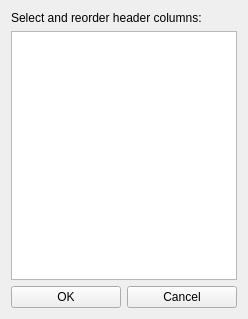
<?xml version="1.0" encoding="UTF-8"?>
<ui version="4.0">
 <class>Form</class>
 <widget class="QWidget" name="Form">
  <property name="geometry">
   <rect>
    <x>0</x>
    <y>0</y>
    <width>248</width>
    <height>319</height>
   </rect>
  </property>
  <property name="windowTitle">
   <string>Form</string>
  </property>
  <layout class="QVBoxLayout" name="verticalLayout">
   <item>
    <widget class="QLabel" name="label">
     <property name="text">
      <string>Select and reorder header columns:</string>
     </property>
    </widget>
   </item>
   <item>
    <widget class="QListWidget" name="listWidget">
     <property name="horizontalScrollBarPolicy">
      <enum>Qt::ScrollBarAlwaysOff</enum>
     </property>
     <property name="dragEnabled">
      <bool>true</bool>
     </property>
     <property name="dragDropMode">
      <enum>QAbstractItemView::InternalMove</enum>
     </property>
     <property name="defaultDropAction">
      <enum>Qt::MoveAction</enum>
     </property>
     <property name="alternatingRowColors">
      <bool>true</bool>
     </property>
    </widget>
   </item>
   <item>
    <layout class="QHBoxLayout" name="horizontalLayout">
     <item>
      <widget class="QPushButton" name="okPushButton">
       <property name="text">
        <string>OK</string>
       </property>
      </widget>
     </item>
     <item>
      <widget class="QPushButton" name="cancelPushButton">
       <property name="text">
        <string>Cancel</string>
       </property>
      </widget>
     </item>
    </layout>
   </item>
  </layout>
 </widget>
 <resources/>
 <connections/>
</ui>
